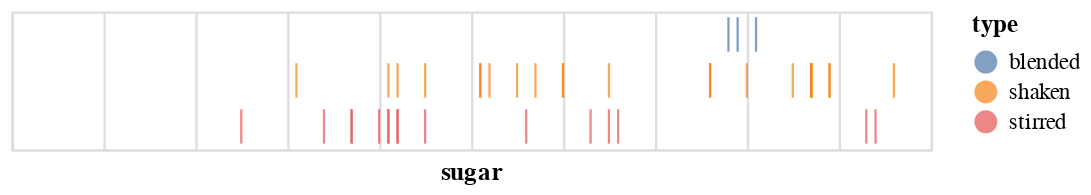

Write notebook code for a chart like this one.
### Code cell
base.mark_tick().encode(
    alt.X('sugar', axis=alt.Axis(labels=False, domain=False, ticks=False)),
    alt.Y('type', title='', axis=alt.Axis(labels=False, domain=False, ticks=False)),
    color=alt.condition(brush, 'type', alt.value('lightgrey'))
)

### Figure 1 — Vega-Lite specification as saved in the notebook (floating-point values rounded to 4 significant figures)
{"config": {"view": {"continuousWidth": 400, "continuousHeight": 300}}, "data": {"name": "data-4cfbd81e8e3a4b9a09c22b06f7060049"}, "mark": "tick", "encoding": {"color": {"condition": {"type": "nominal", "field": "type", "selection": "selector002"}, "value": "lightgrey"}, "x": {"type": "quantitative", "axis": {"domain": false, "labels": false, "ticks": false}, "field": "sugar"}, "y": {"type": "nominal", "axis": {"domain": false, "labels": false, "ticks": false}, "field": "type", "title": ""}}, "selection": {"selector002": {"type": "interval"}}, "$schema": "https://vega.github.io/schema/vega-lite/v4.8.1.json", "datasets": {"data-4cfbd81e8e3a4b9a09c22b06f7060049": [{"name": "Daiquiri with More Lime", "abv": 14.7, "acid": 0.94, "sugar": 8.7, "type": "shaken", "index": 9, "instructions": "Shake, coupe.", "ingredients": "2 oz white rum (40% abv)<br/>0.875 oz lime juice<br/>3/4 oz simple syrup", "ncotw": "<a href=\"https://www.reddit.com/r/cocktails/comments/1i0sbt/not_cocktail_of_the_week_27_daiquiri/\">#27</a>"}, {"name": "Honeysuckle", "abv": 15.0, "acid": 0.85, "sugar": 8.9, "type": "shaken", "index": 10, "instructions": "Shake, coupe. Garnish with lime wheel.", "ingredients": "2 oz white rum (40% abv)<br/>3/4 oz lime juice<br/>3/4 oz honey syrup", "ncotw": "<a href=\"https://www.reddit.com/r/cocktails/comments/1kd90i/not_cocktail_of_the_week_32_bees_knees/\">#32</a>"}, {"name": "Classic Daiquiri", "abv": 15.0, "acid": 0.85, "sugar": 8.9, "type": "shaken", "index": 11, "instructions": "Shake, coupe.", "ingredients": "2 oz white rum (40% abv)<br/>3/4 oz lime juice<br/>3/4 oz simple syrup", "ncotw": "<a href=\"https://www.reddit.com/r/cocktails/comments/1i0sbt/not_cocktail_of_the_week_27_daiquiri/\">#27</a>"}, {"name": "Blood and Sand", "abv": 15.6, "acid": 0.19, "sugar": 8.0, "type": "shaken", "index": 12, "instructions": "Shake, coupe. (Optionally flamed) orange twist.", "ingredients": "1 oz Scotch (43% abv)<br/>3/4 oz Cherry Herring<br/>3/4 oz sweet vermouth<br> 1/2 oz orange jucie", "ncotw": "<a href=\"https://www.reddit.com/r/cocktails/comments/1yds2e/not_cocktail_of_the_week_59_blood_and_sand/\">#59</a>"}, {"name": "Alexander", "abv": 16.4, "acid": 0.0, "sugar": 3.1, "type": "shaken", "index": 13, "instructions": "Shake, coupe. Grated nutmeg.", "ingredients": "2 oz Cognac (41% abv)<br/>1 oz heavy cream<br/>1/4 oz Demerara syrup", "ncotw": "not yet"}, {"name": "Hemingway Daiquiri", "abv": 16.5, "acid": 0.98, "sugar": 5.1, "type": "shaken", "index": 14, "instructions": "Shake, coupe. Garnish with lime wheel.", "ingredients": "2 oz white rum (40% abv)<br/>3/4 oz lime juice<br/>1/2 oz grapefruit juice<br/>1/2 oz Luxardo Maraschino<br/>2 drops saline solution", "ncotw": "<a href=\"https://www.reddit.com/r/cocktails/comments/1i0sbt/not_cocktail_of_the_week_27_daiquiri/\">#27</a>"}, {"name": "Brown Derby", "abv": 16.6, "acid": 0.44, "sugar": 7.6, "type": "shaken", "index": 15, "instructions": "Shake, coupe. Express and discard grapefruit twist.", "ingredients": "2 oz bourbon (45% abv)<br/>1 oz grapefruit juice<br/>1/2 oz honey syrup", "ncotw": "<a href=\"https://www.reddit.com/r/cocktails/comments/2a9ow3/not_cocktail_of_the_week_79_brown_derby/\">#79</a>"}, {"name": "Cosmopolitan (Modern/Bastardized)", "abv": 16.6, "acid": 1.05, "sugar": 5.5, "type": "shaken", "index": 16, "instructions": "Shake, coupe. Express and discard (optionally flamed) orange twist.", "ingredients": "1 1/2 oz Absolut Citron vodka<br/>3/4 oz Cointreau<br/>3/4 oz cranberry juice<br/>1/2 oz lime juice", "ncotw": "not yet"}, {"name": "Gold Rush", "abv": 17.2, "acid": 0.83, "sugar": 8.7, "type": "shaken", "index": 17, "instructions": "Shake, server over large rock.", "ingredients": "2 oz bourbon (47% abv)<br/>3/4 oz lemon juice<br/>3/4 oz honey syrup", "ncotw": "not yet"}, {"name": "Southside", "abv": 17.2, "acid": 0.83, "sugar": 8.7, "type": "shaken", "index": 18, "instructions": "Shake with handful mint, coupe. Garnish with mint.", "ingredients": "2 oz gin (47% abv)<br/>3/4 oz lemon juice<br/>3/4 oz simple syrup", "ncotw": "<a href=\"https://www.reddit.com/r/cocktails/comments/1jfrqi/not_cocktail_of_the_week_30_southside_and/\">#30</a>"}, {"name": "Bee's Knees", "abv": 17.2, "acid": 0.83, "sugar": 8.7, "type": "shaken", "index": 19, "instructions": "Shake, coupe. Garnish with lemon wheel.", "ingredients": "2 oz gin (47% abv)<br/>3/4 oz lemon juice<br/>3/4 oz honey syrup", "ncotw": "<a href=\"https://www.reddit.com/r/cocktails/comments/1kd90i/not_cocktail_of_the_week_32_bees_knees/\">#32</a>"}, {"name": "20th Century Cocktail", "abv": 17.3, "acid": 0.85, "sugar": 6.5, "type": "shaken", "index": 20, "instructions": "Shake, coupe.", "ingredients": "1 1/2 oz gin (47% abv)<br/>3/4 oz lemon juice<br/>3/4 oz white crme de cacao<br/>3/4 oz Lillet Blanc", "ncotw": "<a href=\"https://www.reddit.com/r/cocktails/comments/2377jm/not_cocktail_of_the_week_67_the_20th_century/\">#67</a>"}, {"name": "Fresh Lime Gimlet", "abv": 17.3, "acid": 0.82, "sugar": 8.7, "type": "shaken", "index": 21, "instructions": "Shake, coupe. Garnish with lime wheel.", "ingredients": "2 oz gin (47.4% abv)<br/>3/4 oz lime juice<br/>3/4 oz simple syrup", "ncotw": "<a href=\"https://www.reddit.com/r/cocktails/comments/28i1dn/not_cocktail_of_the_week_76_gimlet/\">#76</a>"}, {"name": "Corpse Reviver #2", "abv": 17.4, "acid": 1.03, "sugar": 5.7, "type": "shaken", "index": 22, "instructions": "Shake, coupe. Express and discard orange twist.", "ingredients": "3/4 oz lemon juice<br/>3/4 oz gin (47% abv)<br/>3/4 oz Cointreau<br/>3/4 oz Lillet Blanc", "ncotw": "<a href=\"https://www.reddit.com/r/cocktails/comments/1779xr/ncotw_3_corpse_reviver_2/\">#3</a>"}, {"name": "Jack Rose", "abv": 18.2, "acid": 0.81, "sugar": 8.5, "type": "shaken", "index": 23, "instructions": "Shake, coupe.", "ingredients": "2 oz apple brandy (50% abv)<br/>3/4 oz Grenadine<br/>3/4 oz lemon juice<br>1 dash Angostura bitters", "ncotw": "<a href=\"https://www.reddit.com/r/cocktails/comments/1bnysd/not_cocktail_of_the_week_13_jack_rose/\">#13</a>"}, {"name": "Margarita", "abv": 18.5, "acid": 0.76, "sugar": 6.0, "type": "shaken", "index": 24, "instructions": "Shake, coupe (optionally salted rim).", "ingredients": "2 oz blanco tequila (40% abv)<br/>3/4 oz lime juice<br/>3/4 oz Cointreau<br/>1/4 oz simple syrup<br/>5 drops saline solution", "ncotw": "not yet"}, {"name": "Aviation", "abv": 18.7, "acid": 0.81, "sugar": 5.1, "type": "shaken", "index": 25, "instructions": "Shake, coupe.", "ingredients": "2 oz Plymouth gin<br/>3/4 oz lemon juice<br/>1/2 oz Luxardo Maraschino<br/>1/4 oz crem de violette", "ncotw": "not yet"}, {"name": "Sidecar", "abv": 18.9, "acid": 0.76, "sugar": 6.0, "type": "shaken", "index": 26, "instructions": "Shake, coupe. Express and discard orange twist.", "ingredients": "2 oz Cognac (41% abv)<br/>3/4 oz Cointreau<br/>3/4 oz lemon juice<br/>1/4 oz simple syrup", "ncotw": "<a href=\"https://www.reddit.com/r/cocktails/comments/19cmfw/not_cocktail_of_the_week_8_sidecar/\">#8</a>"}, {"name": "Champs-Elysses", "abv": 19.7, "acid": 0.8, "sugar": 5.2, "type": "shaken", "index": 27, "instructions": "Shake, coupe. Express and discard lemon twist.", "ingredients": "2 oz Cognac (41% abv)<br/>3/4 oz lemon juice<br/>1/2 oz Green Chartreuse<br/>1/4 oz simple syrup<br/>1 dash Angostura bitters", "ncotw": "<a href=\"https://www.reddit.com/r/cocktails/comments/209moq/not_cocktail_of_the_week_62_champs_%C3%A9lys%C3%A9es/\">#62</a>"}, {"name": "Last Word", "abv": 20.0, "acid": 0.92, "sugar": 9.6, "type": "shaken", "index": 28, "instructions": "Shake, coupe.", "ingredients": "3/4 oz lime juice<br/>3/4 oz Green Chartreuse<br/>3/4 oz Luxardo Marschino<b4/>3/4 oz Plymouth gin<br/>2 drop saline", "ncotw": "<a href=\"https://www.reddit.com/r/cocktails/comments/14c11h/cocktail_of_the_week_1_last_word/\">COTW #1</a>"}, {"name": "Between the Sheets", "abv": 20.1, "acid": 0.58, "sugar": 4.5, "type": "shaken", "index": 29, "instructions": "Shake, coupe. Express and discard lemon twist.", "ingredients": "1 1/2 oz Cognac (41% abv)<br/>3/4 oz Curacao<br/>1/2 oz white rum (40% abv)<br/>1/2 oz lemon juice", "ncotw": "<a href=\"https://www.reddit.com/r/cocktails/comments/1xqbox/not_cocktail_of_the_week_58_between_the_sheets/\">#58</a>"}, {"name": "Brady Crusta", "abv": 20.2, "acid": 0.58, "sugar": 7.6, "type": "shaken", "index": 30, "instructions": "Shake, coupe (sugar-rimmed). Large lemon spiral.", "ingredients": "2 oz Cognac (41% abv)<br/>1/2 oz Curacao<br/>1/2 oz lemon juice<br/>1/4 oz Luxardo Maraschino", "ncotw": "not yet"}, {"name": "Pegu Club", "abv": 21.0, "acid": 0.78, "sugar": 4.2, "type": "shaken", "index": 31, "instructions": "Shake, coupe. Garnish with lime wheel.", "ingredients": "2 oz gin (47.3% abv)<br/>3/4 oz lime juice<br/>3/4 oz Curacao<br/>1 dash orange bitters<br/>1 dash Angostura bitters", "ncotw": "<a href=\"https://www.reddit.com/r/cocktails/comments/1c3psn/not_cocktail_of_the_week_14_pegu_club/\">#14</a>"}, {"name": "Blinker", "abv": 21.4, "acid": 0.39, "sugar": 4.1, "type": "shaken", "index": 32, "instructions": "Shake, coupe.", "ingredients": "2 oz rye (50% abv)<br/>3/4 oz grapefruit juice<br/>1 bsp raspberry syrup", "ncotw": "not yet"}, {"name": "Negroni", "abv": 20.7, "acid": 0.14, "sugar": 9.4, "type": "stirred", "index": 33, "instructions": "Stir. Coupe or over a large rock. Orange or grapefruit twist.", "ingredients": "1 oz sweet vermouth<br/>1 oz gin (47.3% abv)<br/>1 oz Campari", "ncotw": "<a href=\"https://www.reddit.com/r/cocktails/comments/1aoe1c/not_cocktail_of_the_week_11_negroni/\">#11</a>"}, {"name": "Blackthorn", "abv": 21.1, "acid": 0.1, "sugar": 6.3, "type": "stirred", "index": 34, "instructions": "Stir, coupe. Orange twist.", "ingredients": "1 1/2 oz Plymouth gin<br/>3/4 oz sweet vermouth<br/>3/4 oz sloe gin<br/>2 dashes orange bitters", "ncotw": "not yet"}, {"name": "Hanky Panky", "abv": 22.4, "acid": 0.2, "sugar": 5.6, "type": "stirred", "index": 35, "instructions": "Stir, coupe. Orange twist.", "ingredients": "1 1/2 oz sweet vermouth<br/>1 1/2 oz gin (47% abv)<br/>1 bsp Fernet Branca", "ncotw": "<a href=\"https://www.reddit.com/r/cocktails/comments/5c2njb/not_cocktail_of_the_week_123_hanky_panky/\">#123</a>"}, {"name": "Martinez", "abv": 22.5, "acid": 0.13, "sugar": 6.6, "type": "stirred", "index": 36, "instructions": "Stir, coupe. Lemon twist.", "ingredients": "2 oz Old Tom gin (40% abv)<br/>1 oz sweet vermouth<br/>1/4 oz Luxardo Maraschino<br/>1 dash Angostura bitters<br/>1 dash orange bitters", "ncotw": "<a href=\"https://www.reddit.com/r/cocktails/comments/1ck6v2/not_cocktail_of_the_week_15_martinez/\">#15</a>"}, {"name": "Manhatan (Boubon, 45% abv)", "abv": 24.6, "acid": 0.14, "sugar": 3.7, "type": "stirred", "index": 37, "instructions": "Stir, coupe. Orange twist or cherry.", "ingredients": "2 oz bourbon (45% abv)<br/>1 oz sweet vermouth<br/>2 dashes Angostura bitters", "ncotw": "<a href=\"https://www.reddit.com/r/cocktails/comments/16pciv/not_cocktail_of_the_week_2_the_manhattan/\">#2</a>"}, {"name": "Bobby Burns", "abv": 24.9, "acid": 0.1, "sugar": 4.2, "type": "stirred", "index": 38, "instructions": "Stir, coupe. Lemon twist.", "ingredients": "2 oz Scotch (43% abv)<br/>3/4 oz sweet vermouth<br/>1/4 oz Benedictine", "ncotw": "<a href=\"https://www.reddit.com/r/cocktails/comments/169jv7/cocktail_of_the_week_3_bobby_burns/\">#1</a>"}, {"name": "Rob Roy", "abv": 25.5, "acid": 0.09, "sugar": 2.5, "type": "stirred", "index": 39, "instructions": "Stir, coupe. Lemon twist.", "ingredients": "2.5 oz Scotch (43% abv)<br/>3/4 oz sweet vermouth<br/>2 dashes Angostura bitters", "ncotw": "<a href=\"https://www.reddit.com/r/cocktails/comments/2owdug/not_cocktail_of_the_week_101_rob_roy/\">#101</a>"}, {"name": "Old Pal", "abv": 25.6, "acid": 0.09, "sugar": 4.0, "type": "stirred", "index": 40, "instructions": "Stir, coupe.", "ingredients": "2 oz rye (50% abv)<br/>3/4 oz Campari<br/>3/4 oz dry vermouth", "ncotw": "<a href=\"https://www.reddit.com/r/cocktails/comments/2sfsns/not_cocktail_of_the_week_105_old_pal/\">#105</a>"}, {"name": "Vieux Carre", "abv": 25.9, "acid": 0.1, "sugar": 4.1, "type": "stirred", "index": 41, "instructions": "Stir, serve over large rock.", "ingredients": "1 oz rye (50% abv)<br/>1 oz Cognac (41% abv)<br/>3/4 oz sweet vermouth<br/>1/4 oz Benedictine<br/>1 dash Angostura bitters<br/>1 dash Peychaud's bitters", "ncotw": "<a href=\"https://www.reddit.com/r/cocktails/comments/1a8cs5/not_cocktail_of_the_week_10_vieux_carr%C3%A9/\">#10</a>"}, {"name": "Brooklyn", "abv": 26.3, "acid": 0.06, "sugar": 4.2, "type": "stirred", "index": 42, "instructions": "Stir, coupe. Garnish with cherry.", "ingredients": "2 oz rye (50% abv)<br/>1/2 oz Amer Picon<br/>1/2 oz dry vermouth<br/>1/4 oz Luxardo Maraschino<br/>1 dash Angostura bitters", "ncotw": "<a href=\"https://www.reddit.com/r/cocktails/comments/2ni3ba/not_cocktail_of_the_week_99_the_brooklyn/\">#99</a>"}, {"name": "Bijou", "abv": 27.1, "acid": 0.14, "sugar": 9.3, "type": "stirred", "index": 43, "instructions": "Stir, coupe. Lemon twist or cherry.", "ingredients": "1 oz gin (47.3% abv)<br/>1 oz sweet vermouth<br/>1 oz Green Chartreuse<br/>1 dash orange bitters", "ncotw": "<a href=\"https://www.reddit.com/r/cocktails/comments/2ypbjw/not_cocktail_of_the_week_109_bijou/\">#109</a>"}, {"name": "Manhatan (Rye, 50% abv)", "abv": 27.2, "acid": 0.12, "sugar": 3.4, "type": "stirred", "index": 44, "instructions": "Stir, coupe. Orange twist or cherry.", "ingredients": "2 oz rye (50% abv)<br/>0.875 oz sweet vermouth<br/>2 dashes Angostura bitters", "ncotw": "<a href=\"https://www.reddit.com/r/cocktails/comments/16pciv/not_cocktail_of_the_week_2_the_manhattan/\">#2</a>"}, {"name": "Rusty Nail", "abv": 28.8, "acid": 0.0, "sugar": 4.1, "type": "stirred", "index": 45, "instructions": "Stir, serve over large rock. Lemon peel.", "ingredients": "2 oz Scotch (43% abv)<br/>1/2 oz Drambuie", "ncotw": "not yet"}, {"name": "Improved Whiskey Cocktail", "abv": 29.3, "acid": 0.0, "sugar": 6.5, "type": "stirred", "index": 46, "instructions": "Stir, sever over large rock in absinthe-rinsed glass. Lemon twist.", "ingredients": "2 oz rye (50% abv)<br/>1/4 oz Luxardo Maraschino<br/>1/4 oz simple syrup<br/>2 dashes Angostura bitters", "ncotw": "<a href=\"https://www.reddit.com/r/cocktails/comments/1hkxy5/not_cocktail_of_the_week_26_improved_whiskey/\">#26</a>"}, {"name": "De La Louisiane", "abv": 29.3, "acid": 0.06, "sugar": 4.5, "type": "stirred", "index": 47, "instructions": "Stir, coupe. Garnish with cherry.", "ingredients": "2 oz rye (50% abv)<br/>1/2 oz Benedictine<br/>1/2 oz sweet vermouth<br/>3 dashes Peychaud's bitters<br/>3 dashes Angostura bitters<br/>3 dashes absinthe", "ncotw": "<a href=\"https://www.reddit.com/r/cocktails/comments/2tzik7/not_cocktail_of_the_week_106_cocktail_a_la/\">#106</a>"}, {"name": "Widow's Kiss", "abv": 32.3, "acid": 0.0, "sugar": 3.7, "type": "stirred", "index": 48, "instructions": "Stir, coupe.", "ingredients": "2 oz apple brandy (50% abv)<br/>1/4 oz Benedictine<br/>1/4 oz Yellow Chartreuse", "ncotw": "<a href=\"https://www.reddit.com/r/cocktails/comments/1toslc/not_cocktail_of_the_week_51_widows_kiss/\">#51</a>"}, {"name": "Blender Daiquiri", "abv": 15.0, "acid": 0.57, "sugar": 8.1, "type": "blended", "index": 50, "instructions": "Blend with 120 g ice, strain, coupe.", "ingredients": "2 1/2 oz water<br/>2 1/4 oz sugard 80-proof rum<br/>1/2 oz lime juice<br/>4 drops saline solution", "ncotw": "not yet"}, {"name": "Blender Margarita", "abv": 17.2, "acid": 0.57, "sugar": 7.9, "type": "blended", "index": 51, "instructions": "Blend with 120 g ice, strain, coupe.", "ingredients": "2 1/2 oz water<br/>1 oz Cointreau<br/>3/4 oz white mezcal<br/>1/2 oz Yellow Chartreuse<br/>1/2 oz lime juice<br/>10 drops Hellfire bitters", "ncotw": "not yet"}, {"name": "Blender Whiskey Sour", "abv": 16.7, "acid": 0.61, "sugar": 7.8, "type": "blended", "index": 52, "instructions": "Blend with 120 g ice, strain, coupe.", "ingredients": "2 1/2 oz water<br/>2 oz sugared 100-proof rye<br/>1/2 oz lemon juice<br/>1/4 oz orange juice<br/>4 drops saline solution", "ncotw": "not yet"}]}}
